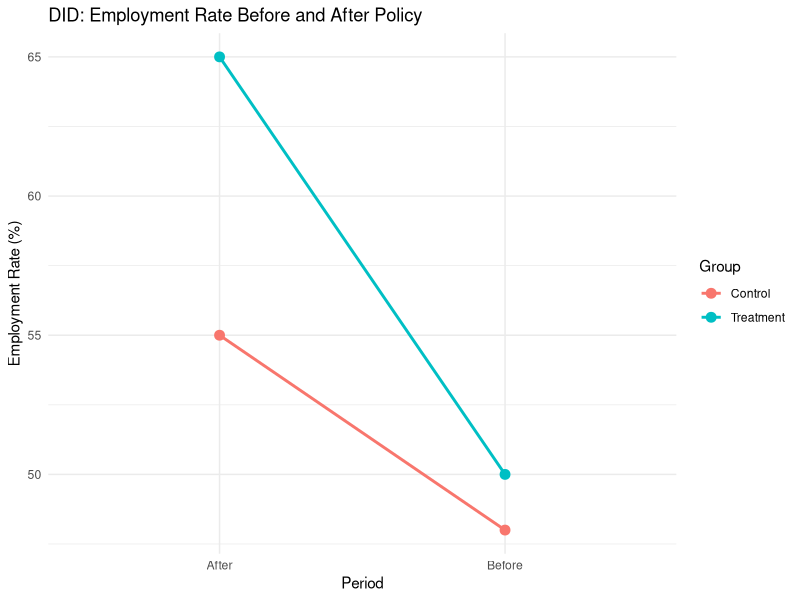
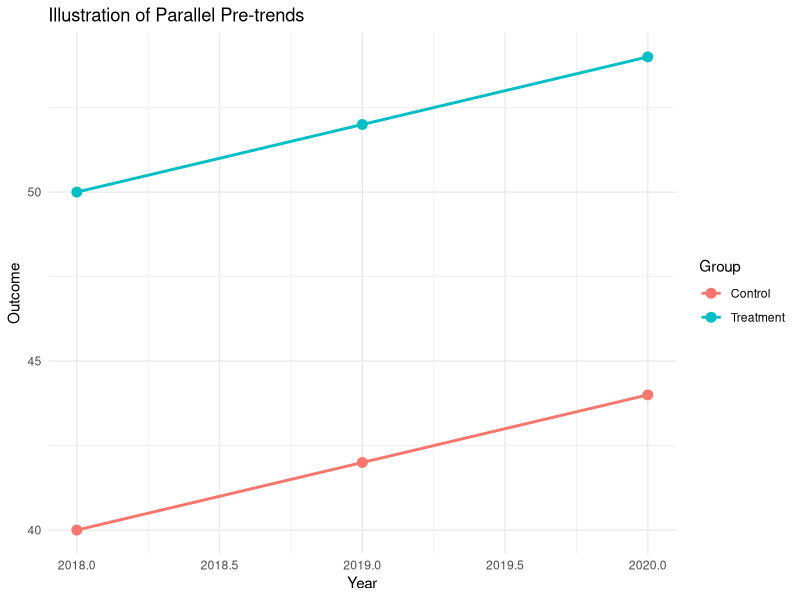
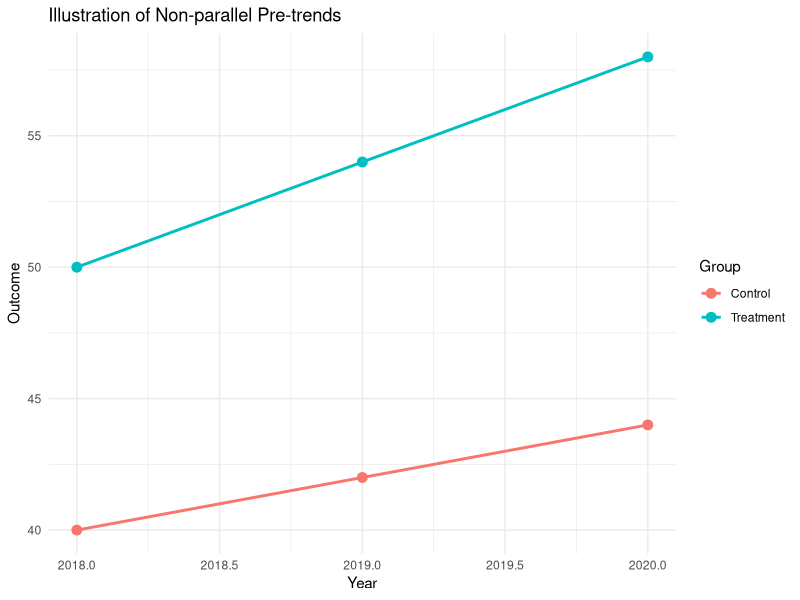

The R script that drew these images, in order:
## ---- chunk 1
knitr::opts_chunk$set(
  echo = TRUE,
  warning = FALSE,
  message = FALSE
)
## ---- chunk 2
did_data <- data.frame(
  group = c(
    "Treatment", "Treatment",
    "Control", "Control"
  ),
  period = c(
    "Before", "After",
    "Before", "After"
  ),
  employment_rate = c(50, 65, 48, 55)
)

did_data
## ---- chunk 3
library(dplyr)

change_data <- did_data %>%
  group_by(group) %>%
  summarise(
    change = employment_rate[period == "After"] -
      employment_rate[period == "Before"],
    .groups = "drop"
  )

change_data
## ---- chunk 4
treatment_change <- change_data %>%
  filter(group == "Treatment") %>%
  pull(change)

control_change <- change_data %>%
  filter(group == "Control") %>%
  pull(change)

did_estimate <- treatment_change - control_change

did_estimate
## ---- chunk 5
library(ggplot2)

ggplot(
  did_data,
  aes(
    x = period,
    y = employment_rate,
    color = group,
    group = group
  )
) +
  geom_line(linewidth = 1) +
  geom_point(size = 3) +
  labs(
    title = "DID: Employment Rate Before and After Policy",
    x = "Period",
    y = "Employment Rate (%)",
    color = "Group"
  ) +
  theme_minimal()
## ---- chunk 6
parallel_data <- data.frame(
  year = rep(2018:2020, 2),
  group = rep(c("Treatment", "Control"), each = 3),
  outcome = c(
    50, 52, 54,
    40, 42, 44
  )
)

ggplot(
  parallel_data,
  aes(
    x = year,
    y = outcome,
    color = group,
    group = group
  )
) +
  geom_line(linewidth = 1) +
  geom_point(size = 3) +
  labs(
    title = "Illustration of Parallel Pre-trends",
    x = "Year",
    y = "Outcome",
    color = "Group"
  ) +
  theme_minimal()
## ---- chunk 7
nonparallel_data <- data.frame(
  year = rep(2018:2020, 2),
  group = rep(c("Treatment", "Control"), each = 3),
  outcome = c(
    50, 54, 58,
    40, 42, 44
  )
)

ggplot(
  nonparallel_data,
  aes(
    x = year,
    y = outcome,
    color = group,
    group = group
  )
) +
  geom_line(linewidth = 1) +
  geom_point(size = 3) +
  labs(
    title = "Illustration of Non-parallel Pre-trends",
    x = "Year",
    y = "Outcome",
    color = "Group"
  ) +
  theme_minimal()
